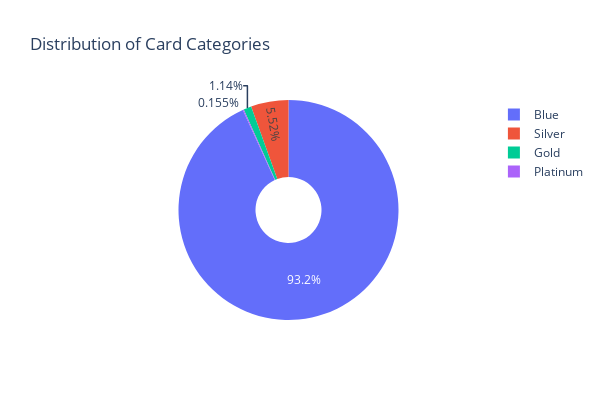

This figure's notebook cell:
### Markdown cell above
#### 3. Distribution of Banking Business Details

### Code cell
# 3.1 Types of credit cards held
fig = px.pie(df, names='Card_Category', hole=0.3, title='Distribution of Card Categories')
fig.update_layout(height=400, width=600)

fig.show()

### Figure 1 — Plotly figure (JSON) as saved in the notebook; plotly's stock layout.template omitted (floating-point values rounded to 4 significant figures; data arrays with more than 128 entries replaced by an {"elided": "..."} marker saying what was removed)
{"data": [{"domain": {"x": [0, 1], "y": [0, 1]}, "hole": 0.3, "hovertemplate": "Card_Category=%{label}<extra></extra>", "labels": {"elided": "7081 str values"}, "legendgroup": "", "name": "", "showlegend": true, "type": "pie"}], "layout": {"height": 400, "legend": {"tracegroupgap": 0}, "title": {"text": "Distribution of Card Categories"}, "width": 600}}
